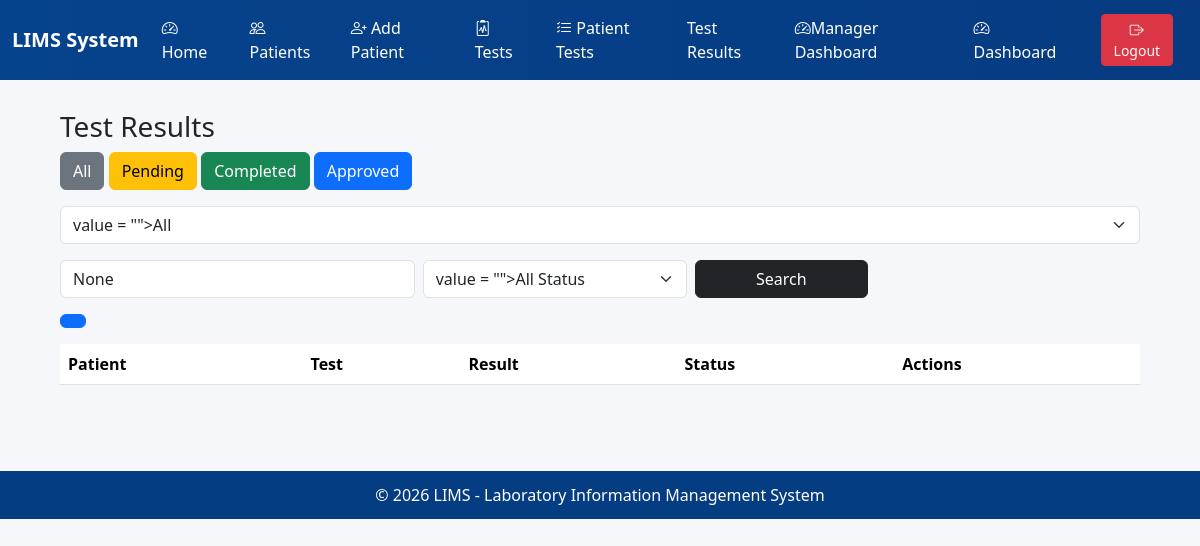
/testresult/, run on an earlier commit of the app's database.
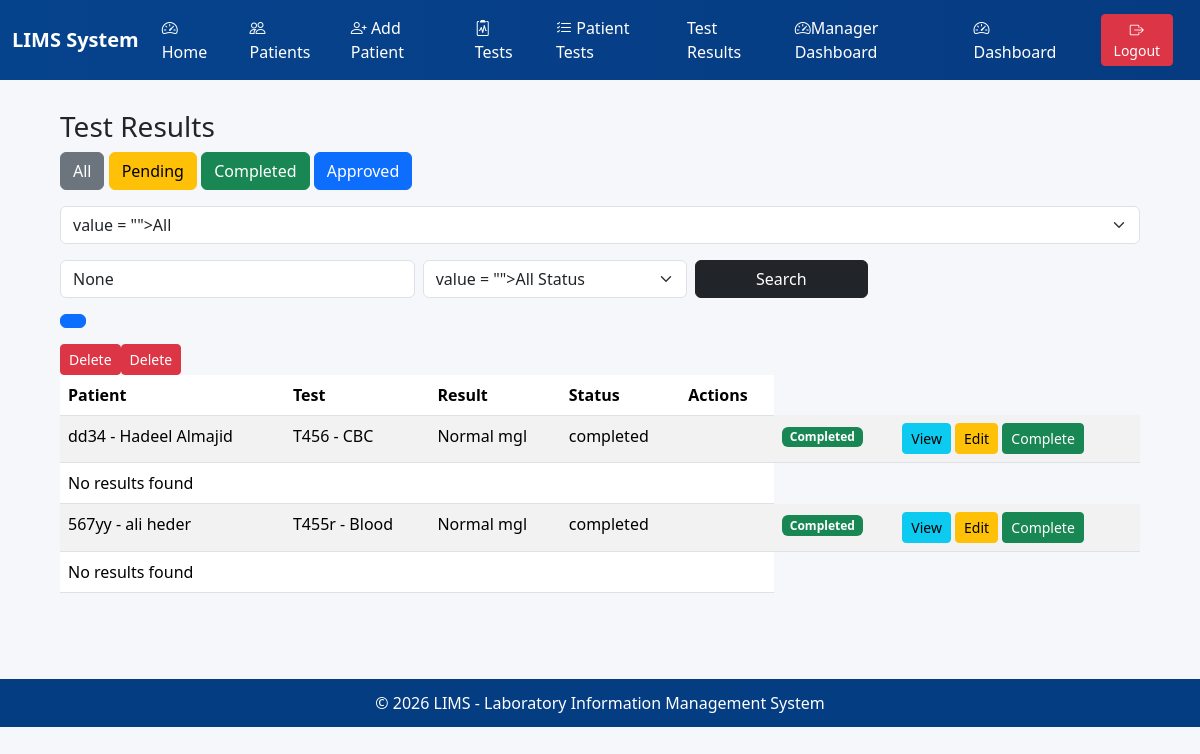
And on a later commit of the database.
### core/models.py (models this page shows, shortened)
class TestResult(models.Model):
    patienttest = models.OneToOneField( PatientTest,on_delete=models.CASCADE )
    wbc = models.FloatField("WBC", null=True, blank=True)
    rbc = models.FloatField("RBC", null=True, blank=True)
    hemoglobin = models.FloatField("Hemoglobin", null=True, blank=True)
    hematocrit = models.FloatField("Hematocrit", null=True, blank=True)
    platelets = models.FloatField("Platelets", null=True, blank=True)
    result_valu = models.CharField(max_length=100)
    unit = models.CharField(max_length=50, blank=True)
    reference_range = models.CharField(max_length=100, blank=True)
    STATUS_CHOICES = [
        ('pending', 'Pending'),
        ('completed', 'Completed'),
        ('approved', 'Approved'),
    ]
    status = models.CharField(
        max_length=20,
        choices=STATUS_CHOICES,
        default='pending'
    )
    completed_by = models.ForeignKey(
        settings.AUTH_USER_MODEL,
        on_delete=models.SET_NULL,
        null=True,
        blank=True,
        related_name='completed_results'
    )
    completed_at = models.DateTimeField(null=True, blank=True)
    approved_by = models.ForeignKey(
        User,
        on_delete=models.SET_NULL,
        null=True,
        blank=True,
        related_name='approved_results'
    )
    approved_at = models.DateTimeField(null=True, blank=True)
    created_at = models.DateTimeField(auto_now_add=True)
    class Meta:
         permissions =[("approve_testresult", "Can approve testresult"),]

class PatientTest(models.Model):
     id = models.BigAutoField(primary_key=True)
     patient = models.ForeignKey(Patient, on_delete=models.CASCADE, related_name='patient_tests')
     test = models.ForeignKey(Test, on_delete=models.PROTECT, related_name='test_records')
     sample_identifier = models.CharField(max_length=80, blank=True, null=True, help_text="Sample ID if lab uses one")
     request_date = models.DateTimeField(auto_now_add=True)
     result_date = models.DateTimeField(auto_now_add=True)
     result_valu = models.CharField(max_length=200, blank=True, null=True)
     result_text = models.TextField(blank=True, null=True)
     performed_by = models.CharField(max_length=120, blank=True, null=True)
     discount_percent = models.DecimalField(max_digits=5, decimal_places=2,
    default=Decimal('0.00'), validators=[MinValueValidator(Decimal('0.00')),
     MaxValueValidator(Decimal('100.00'))], help_text="Discount as percent (0-100)")
     price_snapshot = models.DecimalField(max_digits=10, decimal_places=2, blank=True, null=True,
    validators=[MinLengthValidator(Decimal('0.00'))], help_text="Price at time request (copied from Test.price)")
     total_price = models.DecimalField(max_digits=10, decimal_places=2, blank=True, null=True, help_text="Computed price after discount")
     created_at = models.DateTimeField(auto_now_add=True)
     status = models.CharField( max_length=20, choices=STATUS_CHOICES, default='pending')
     class Meta:
          verbose_name = "PatientTest"
          verbose_name_plural = "PatientTest"
          ordering = ['-request_date']
          indexes = models.Index(fields=['patient', 'test']), models.Index(fields=['request_date'])

class Patient(models.Model):
    id = models.BigAutoField(primary_key=True)
    test_subject_id = models.CharField(max_length=50, unique=True, blank=True)
    national_id = models.CharField(max_length=30, unique=True, blank=True, null=True)
    first_name = models.CharField(max_length=120)
    middle = models.CharField(max_length=120, blank=True, null=True)
    last_name = models.CharField(max_length=120)
    date_of_birth = models.DateTimeField(blank=True, null=True)
    GENDER_CHOICES = [('M', 'Male'), ('F', 'Female'), ('O', 'Other'), ('U', 'Unknown')]
    gender = models.CharField(max_length=1, choices=GENDER_CHOICES, default='U')
    blood_group = models.CharField(max_length=3, blank=True, null=True)
    phone = models.CharField(max_length=30, blank=True, null=True)
    email = models.EmailField(blank=True, null=True)
    address = models.TextField(blank=True, null=True)
    emergency_contact = models.CharField(max_length=120, blank=True, null=True)
    registration_date = models.DateTimeField(auto_now_add=True)
    last_update = models.DateTimeField(auto_now=True)
    notes = models.TextField(blank=True, null=True)
    class Meta:
        verbose_name = "Patient"
        verbose_name_plural = "Patients"
        ordering = ['-registration_date']
        indexes = [
            models.Index(fields=['test_subject_id']),
            models.Index(fields=['national_id']),
            models.Index(fields=['last_name', 'first_name']),
        ]
    def __str__(self):
        return f"{self.test_subject_id} - {self.first_name} {self.last_name}"

class Test(models.Model):
        id = models.BigAutoField(primary_key=True)
        test_code = models.CharField(max_length=30, unique=True, help_text="Unique test code, e.g, CBC, GLU, CHOL")
        test_name = models.CharField(max_length=150, help_text="Full name of the test (e.g. Complete,Blood Count)")
        department = models.CharField(max_length=100, help_text="Department(e.g, Hematologe, Biochemistry, Immunology)")
        sample_type = models.CharField(max_length=50, blank=True, null=True, help_text="e.g, Boold, Serum, Urine")
        unit = models.CharField(max_length=30, blank=True, null=True, help_text="Measurement unit (e.g. mg/dL, IU/L)")
        reference_range = models.CharField(max_length=120, blank=True, null=True, help_text="Example: 4.5 - 10.0 *10^9/L")
        price = models.DecimalField(max_digits=10, decimal_places=2, default=Decimal('0.00'), validators=[MinValueValidator(Decimal('0.00'))], help_text="Cost of the test")
        turnaround_time_hours = models.PositiveBigIntegerField(default=24, help_text="Expected time to complete (in hours)")
        active = models.BooleanField(default=True, help_text="Set to False to deactivativate the test")
        instructions = models.TextField(blank=True, null=True)
        created_at = models.DateTimeField(auto_now_add=True)
        last_update = models.DateTimeField(auto_now=True)
        class Meta:
            verbose_name = "Test"
            verbose_name_plural = "Tests"
            ordering = ['department', 'test_name']
            indexes = [
                models.Index(fields=['test_code']),
                models.Index(fields=['test_name']),
         ]
        def __str__(self):
                return f"{self.test_code} - {self.test_name}"

### core/views.py (the view)
# urls.py: path('testresult/', views.testresult_list, name='testresult_list'),
def testresult_list(request):
    results = TestResult.objects.all().order_by('-id')
    results = TestResult.objects.select_related(
        'patienttest',
        'patienttest__patient',
        'patienttest__test'
    )
    status = request.GET.get('status')
    search = request.GET.get('search')
    paginator = Paginator(results, 5)  # 5 نتائج بكل صفحة
    page_number = request.GET.get('page')
    page_obj= paginator.get_page(page_number)
    if status:
        results = results.filter(status=status)
    if search:
        results = results.filter(
            patienttest__patient__first_name__icontains=search
        )
    context = {
        'result': page_obj,
        'result': results,
        'status': status,
        'search': search,
    }
    return render(request, 'core/testresult_list.html', context)

### core/templates/core/testresult_list.html (shortened to what this page needs)
{% extends "base.html" %}
{% block content %}
<h3>Test Results</h3>
<div class="mb-3">
    <a href="{% url 'core:testresult_list' %}" class="btn btn-secondary">All</a>
    <a href="?status=pending" class="btn btn-warning">Pending</a>
    <a href="?status=completed" class="btn btn-success">Completed</a>
    <a href="?status=approved" class="btn btn-primary">Approved</a>
</div>
<form method="get" class="mb-3">
    <select name="status" class="form-select" onchange="this.form.submit()">
        <option> value = "">All</option>
    </select>
</form>
<form method="get" class="row g-2 mb-3">
    <div class="col-md-4">
        <input type="text" name="search" value="{{ search }}" class="form-control" placeholder="Search patient name">
    </div>
    <div class="col-md-3">
        <select name="status" class="form-select">
            <option> value = "">All Status</option>
        </select>
    </div>
    <div class="col-md-2">
        <button class="btn btn-dark w-100">Search</button>
    </div>
</form>
<table class="table table-striped">
    <thead>
        <tr>
            <th>Patient</th>
            <th>Test</th>
            <th>Result</th>
            <th>Status</th>
            <th>Actions</th>
        </tr>
    </thead>
    <tbody>
        <nav>
            <ul class="pagination">
                <li class="page-item active">
                    <span class="page-link">
                    </span>
                </li>
            </ul>
        </nav>
        {% for r in result %}
        <tr>
            <td>{{ r.patienttest.patient }}</td>
            <td>{{ r.patienttest.test }}</td>
            <td>{{ r.result_valu }} {{ r.unit }}</td>
            <td>{{ r.status }}</td>
            <td>
            <td>
                {% if r.status == 'pending' %}
                <span class="badge bg-warning">Pending</span>
                {% elif r.status == 'completed' %}
                <span class="badge bg-success">Completed</span>
                {% else %}
                <span class="badge bg-primary">Approved</span>
                {% endif %}
            </td>
            </td>
            {% if r.status != 'approved' %}
            <a class="btn btn-sm btn-danger" href="{% url 'core:testresult_delete' r.pk %}">
                Delete
            </a>
            {% endif %}
            <td>
                <a class="btn btn-sm btn-info" href="{% url 'core:testresult_detail' r.pk %}">
                    View
                </a>
                {% if r.status != 'approved' %}
                <a href="{% url 'core:testresult_update' r.id %}" class="btn btn-sm btn-warning">Edit</a>
                {% endif %}
                <a class="btn btn-sm btn-success" href="{% url 'core:testresult_complete' r.pk %}">
                    Complete
                </a>
            </td>
        <tr>
            <td colspan="5">No results found</td>
        </tr>
        {% endfor %}
    </tbody>
</table>
{% endblock %}

### templates/base.html (shortened to what this page needs)
<!DOCTYPE html>
<html lang="en">
<head>
    <link href="https://cdn.jsdelivr.net/npm/bootstrap@5.3.2/dist/css/bootstrap.min.css" rel="stylesheet">
    <link href="https://cdn.jsdelivr.net/npm/bootstrap-icons@1.11.1/font/bootstrap-icons.css" rel="stylesheet">
</head>
<body>
    <nav class="navbar navbar-expand-lg lims-navbar">
        <div class="container-fluid">
            <a class="navbar-brand text-white fw-bold" href="#">
                LIMS System
            </a>
            <div class="navbar-nav">
                <a class="nav-link" href="{% url 'core:home' %}">
                    <i class="bi bi-speedometer2"></i> Home
                    <a class="nav-link" href="{% url 'core:patient_list' %}">
                        <i class="bi bi-people"></i> Patients
                    </a>
                    <a class="nav-link" href="{% url 'core:patient_create' %}">
                        <i class="bi bi-person-plus"></i> Add Patient
                    </a>
                    <a class="nav-link" href="{% url 'core:test_list' %}">
                        <i class="bi bi-clipboard2-pulse"></i> Tests
                    </a>
                    <a class="nav-link" href="{% url 'core:patienttest_list' %}">
                        <i class="bi bi-list-check"></i> Patient Tests
                    </a>
                    <a class="nav-link" href="{% url 'core:testresult_list' %}">
                         Test Results
                    </a>
                    <a class="nav-link" href="{% url 'core:manager_dashboard' %}">
                        <i class="bi bi-speedometer2"></i>Manager Dashboard
                    </a>
                    <a class="nav-link" href="{% url 'core:dashboard' %}">
                        <i class="bi bi-speedometer2"></i> Dashboard
            </div>
            <div class="ms-auto">
                <a class="btn btn-danger btn-sm" href="{% url 'core:logout' %}">
                    <i class="bi bi-box-arrow-right"></i> Logout
                </a>
            </div>
        </div>
    </nav>
    <div class="container content-area">
        {% block content %}
        {% endblock %}
    </div>
    <footer class="footer">
        © 2026 LIMS - Laboratory Information Management System
    </footer>
</body>
</html>

### templates/base.html (style rules this page uses)
body { background: #f5f7fb; font-family: Segoe UI, Tahoma; }
.lims-navbar { background: linear-gradient(to right, #06438d, #063b81); }
.lims-navbar a { color: white !important; font-weight: 500; margin-right: 15px; }
.content-area { padding: 30px; }
.footer { background: #053d82; color: white; text-align: center; padding: 12px; margin-top: 40px; }

What changed in the data, as far as the page shows it:
added TestResult: patienttest.patient "dd34 - Hadeel Almajid", patienttest.test "T456 - CBC", result_valu "Normal", unit "mgl", status "completed", shows "Completed", shows "Delete", shows "Edit"
added TestResult: patienttest.patient "567yy - ali heder", patienttest.test "T455r - Blood", result_valu "Normal", unit "mgl", status "completed", shows "Completed", shows "Delete", shows "Edit"
